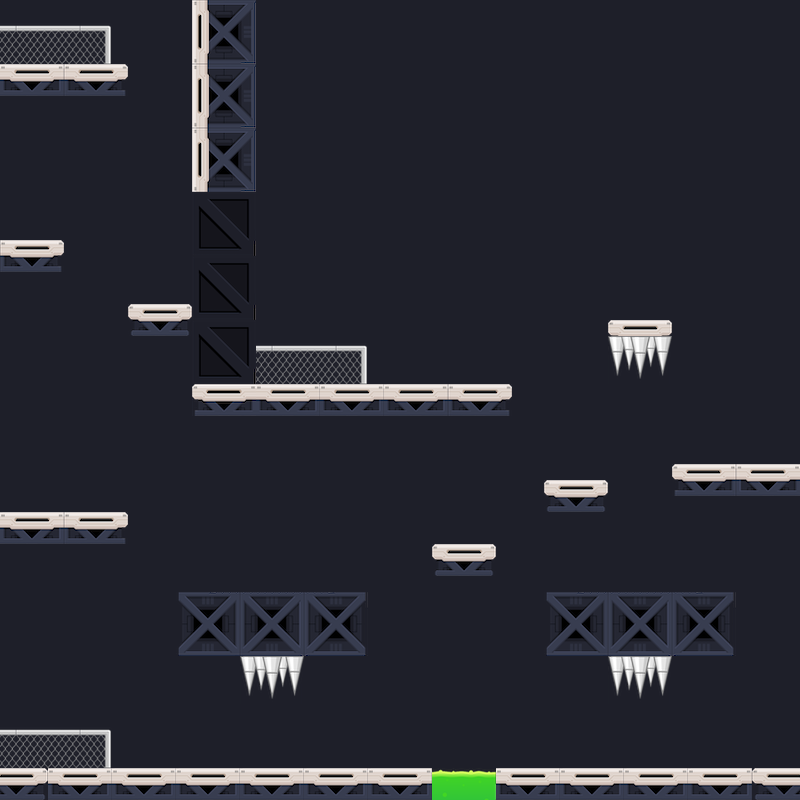

A 2D game scene composited from a Tiled map and its tileset images. What follows is a short description and the map's XML, with each tile layer's data collapsed to a summary:
An orthogonal 50x50 tile map with 16x16 px tiles, 4 tile layers (background, platforms, hurts, foreground).

<map version="1.5" tiledversion="1.7.2" orientation="orthogonal" renderorder="right-down" width="50" height="50" tilewidth="16" tileheight="16" infinite="0" nextlayerid="11" nextobjectid="1">
 <editorsettings>
  <export target="TestMap.json" format="json" />
 </editorsettings>
 <tileset firstgid="1" name="spaceTiles" tilewidth="16" tileheight="16" tilecount="480" columns="20">
  <image source="spaceTiles.png" trans="343434" width="320" height="384" />
 </tileset>
 <layer id="7" name="background" width="50" height="50">
  <data>[2500 cells, 2500 non-empty, 1 distinct tile ids]</data>
 </layer>
 <layer id="8" name="platforms" width="50" height="50">
  <data>[2500 cells, 412 non-empty, 112 distinct tile ids]</data>
 </layer>
 <layer id="9" name="hurts" width="50" height="50">
  <data>[2500 cells, 44 non-empty, 20 distinct tile ids]</data>
 </layer>
 <layer id="10" name="foreground" width="50" height="50">
  <data>[2500 cells, 63 non-empty, 21 distinct tile ids]</data>
 </layer>
</map>